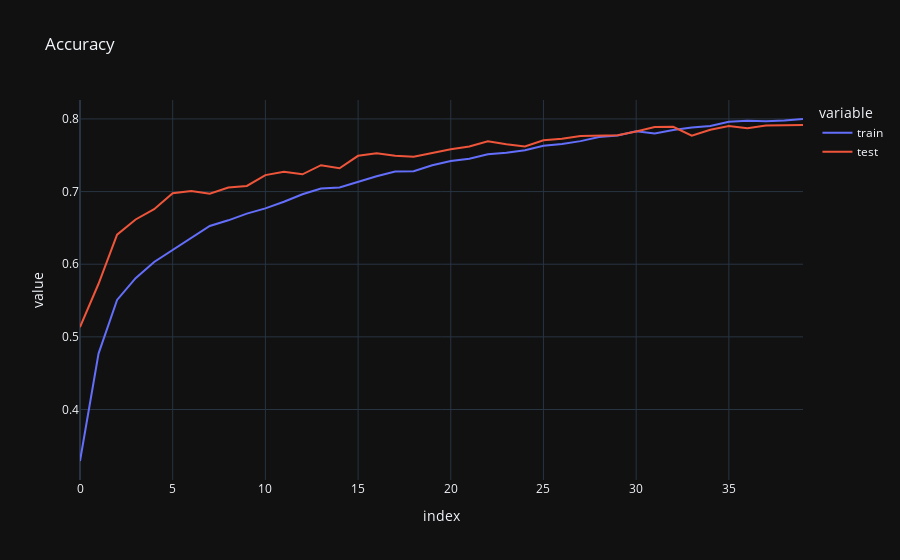

Notebook cell for this chart:
### Code cell
accuracy_history = pd.DataFrame({
    'train': history.history['accuracy'],
    'test':  history.history['val_accuracy']
})
px.line(accuracy_history, title='Accuracy')

### Figure 1 — Plotly figure (JSON) as saved in the notebook; plotly's stock layout.template omitted (floating-point values rounded to 4 significant figures)
{"data": [{"hovertemplate": "variable=train<br>index=%{x}<br>value=%{y}<extra></extra>", "legendgroup": "train", "line": {"color": "#636efa", "dash": "solid"}, "marker": {"symbol": "circle"}, "mode": "lines", "name": "train", "orientation": "v", "showlegend": true, "type": "scatter", "x": [0, 1, 2, 3, 4, 5, 6, 7, 8, 9, 10, 11, 12, 13, 14, 15, 16, 17, 18, 19, 20, 21, 22, 23, 24, 25, 26, 27, 28, 29, 30, 31, 32, 33, 34, 35, 36, 37, 38, 39], "xaxis": "x", "y": [0.3291, 0.477, 0.5509, 0.5808, 0.6031, 0.6199, 0.6356, 0.6527, 0.6604, 0.6696, 0.6769, 0.6859, 0.6964, 0.7041, 0.7056, 0.7136, 0.721, 0.7275, 0.7281, 0.7362, 0.7419, 0.7451, 0.7512, 0.7534, 0.7569, 0.7629, 0.7655, 0.7694, 0.7752, 0.7771, 0.7831, 0.7799, 0.7846, 0.7881, 0.7903, 0.7962, 0.7974, 0.7969, 0.7977, 0.7999], "yaxis": "y"}, {"hovertemplate": "variable=test<br>index=%{x}<br>value=%{y}<extra></extra>", "legendgroup": "test", "line": {"color": "#EF553B", "dash": "solid"}, "marker": {"symbol": "circle"}, "mode": "lines", "name": "test", "orientation": "v", "showlegend": true, "type": "scatter", "x": [0, 1, 2, 3, 4, 5, 6, 7, 8, 9, 10, 11, 12, 13, 14, 15, 16, 17, 18, 19, 20, 21, 22, 23, 24, 25, 26, 27, 28, 29, 30, 31, 32, 33, 34, 35, 36, 37, 38, 39], "xaxis": "x", "y": [0.5134, 0.5731, 0.6406, 0.6616, 0.6757, 0.6978, 0.7008, 0.697, 0.7055, 0.7077, 0.7227, 0.7273, 0.7238, 0.7363, 0.7321, 0.7492, 0.7529, 0.7494, 0.7478, 0.753, 0.7584, 0.7621, 0.7691, 0.7651, 0.7621, 0.7705, 0.7727, 0.7766, 0.7771, 0.7777, 0.7826, 0.7889, 0.7891, 0.777, 0.7851, 0.7903, 0.7873, 0.7911, 0.7912, 0.7915], "yaxis": "y"}], "layout": {"legend": {"title": {"text": "variable"}, "tracegroupgap": 0}, "title": {"text": "Accuracy"}, "xaxis": {"anchor": "y", "domain": [0, 1], "title": {"text": "index"}}, "yaxis": {"anchor": "x", "domain": [0, 1], "title": {"text": "value"}}}}
